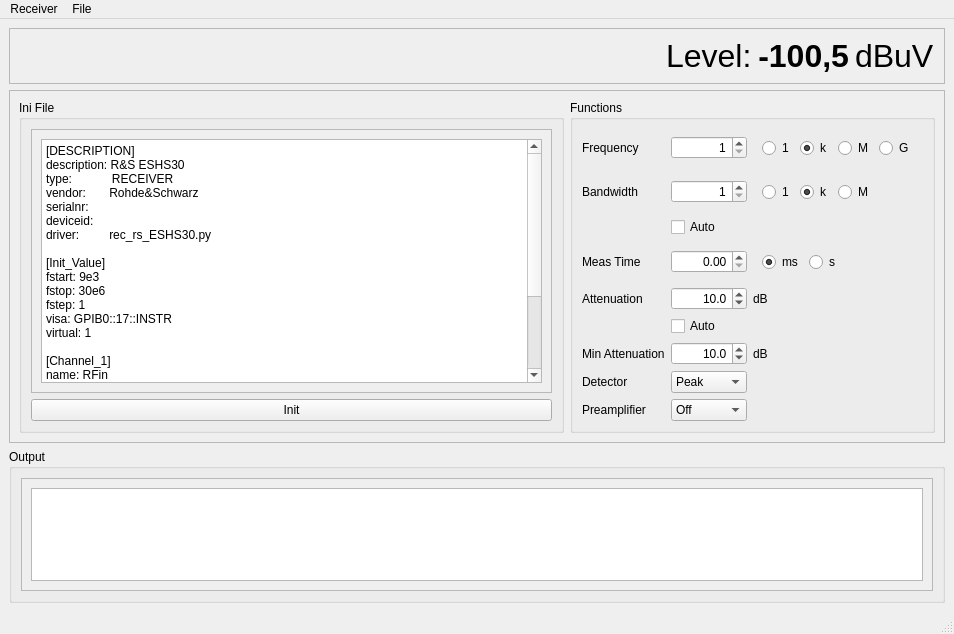
<?xml version="1.0" encoding="UTF-8"?>
<ui version="4.0">
 <class>MainWindow</class>
 <widget class="QMainWindow" name="MainWindow">
  <property name="geometry">
   <rect>
    <x>0</x>
    <y>0</y>
    <width>954</width>
    <height>634</height>
   </rect>
  </property>
  <property name="windowTitle">
   <string>MainWindow</string>
  </property>
  <widget class="QWidget" name="centralwidget">
   <layout class="QVBoxLayout" name="verticalLayout_2">
    <item>
     <widget class="QFrame" name="frame_3">
      <property name="frameShape">
       <enum>QFrame::Shape::StyledPanel</enum>
      </property>
      <property name="frameShadow">
       <enum>QFrame::Shadow::Raised</enum>
      </property>
      <layout class="QHBoxLayout" name="horizontalLayout_6">
       <item>
        <spacer name="horizontalSpacer">
         <property name="orientation">
          <enum>Qt::Orientation::Horizontal</enum>
         </property>
         <property name="sizeHint" stdset="0">
          <size>
           <width>40</width>
           <height>20</height>
          </size>
         </property>
        </spacer>
       </item>
       <item>
        <widget class="QLabel" name="label_8">
         <property name="font">
          <font>
           <pointsize>24</pointsize>
          </font>
         </property>
         <property name="text">
          <string>Level:</string>
         </property>
        </widget>
       </item>
       <item>
        <widget class="QLabel" name="label_level">
         <property name="sizePolicy">
          <sizepolicy hsizetype="Preferred" vsizetype="Preferred">
           <horstretch>0</horstretch>
           <verstretch>0</verstretch>
          </sizepolicy>
         </property>
         <property name="font">
          <font>
           <pointsize>24</pointsize>
           <bold>true</bold>
          </font>
         </property>
         <property name="text">
          <string>-100,5</string>
         </property>
         <property name="textFormat">
          <enum>Qt::TextFormat::PlainText</enum>
         </property>
         <property name="alignment">
          <set>Qt::AlignmentFlag::AlignRight|Qt::AlignmentFlag::AlignTrailing|Qt::AlignmentFlag::AlignVCenter</set>
         </property>
        </widget>
       </item>
       <item>
        <widget class="QLabel" name="label_levelunit">
         <property name="font">
          <font>
           <pointsize>24</pointsize>
          </font>
         </property>
         <property name="text">
          <string>dBuV</string>
         </property>
        </widget>
       </item>
      </layout>
     </widget>
    </item>
    <item>
     <widget class="QFrame" name="frame_2">
      <property name="frameShape">
       <enum>QFrame::Shape::StyledPanel</enum>
      </property>
      <property name="frameShadow">
       <enum>QFrame::Shadow::Raised</enum>
      </property>
      <layout class="QHBoxLayout" name="horizontalLayout_2">
       <item>
        <widget class="QGroupBox" name="groupBox">
         <property name="title">
          <string>Ini File</string>
         </property>
         <layout class="QVBoxLayout" name="verticalLayout">
          <item>
           <widget class="QScrollArea" name="scrollArea">
            <property name="widgetResizable">
             <bool>true</bool>
            </property>
            <widget class="QWidget" name="scrollAreaWidgetContents">
             <property name="geometry">
              <rect>
               <x>0</x>
               <y>0</y>
               <width>425</width>
               <height>258</height>
              </rect>
             </property>
             <layout class="QGridLayout" name="gridLayout_2">
              <item row="0" column="0">
               <widget class="QPlainTextEdit" name="plainTextEdit_ini">
                <property name="plainText">
                 <string>[DESCRIPTION]
description: R&amp;S ESHS30
type:            RECEIVER
vendor:       Rohde&amp;Schwarz
serialnr:
deviceid:
driver:         rec_rs_ESHS30.py

[Init_Value]
fstart: 9e3
fstop: 30e6
fstep: 1
visa: GPIB0::17::INSTR
virtual: 1

[Channel_1]
name: RFin
min_attenuation: 10
meas_time: 0.05
preamplifier: on
unit: Watt
attenuation: auto
rbw: auto
detector: PEAK</string>
                </property>
               </widget>
              </item>
             </layout>
            </widget>
           </widget>
          </item>
          <item>
           <widget class="QPushButton" name="pushButton_init">
            <property name="text">
             <string>Init</string>
            </property>
           </widget>
          </item>
         </layout>
        </widget>
       </item>
       <item>
        <widget class="QGroupBox" name="groupBox_2">
         <property name="title">
          <string>Functions</string>
         </property>
         <layout class="QGridLayout" name="gridLayout_4">
          <item row="4" column="0">
           <widget class="QLabel" name="label_3">
            <property name="text">
             <string>Meas Time</string>
            </property>
            <property name="buddy">
             <cstring>doubleSpinBox_meastime</cstring>
            </property>
           </widget>
          </item>
          <item row="0" column="1">
           <widget class="QDoubleSpinBox" name="doubleSpinBox_freq">
            <property name="alignment">
             <set>Qt::AlignmentFlag::AlignRight|Qt::AlignmentFlag::AlignTrailing|Qt::AlignmentFlag::AlignVCenter</set>
            </property>
            <property name="decimals">
             <number>0</number>
            </property>
            <property name="minimum">
             <double>1.000000000000000</double>
            </property>
            <property name="maximum">
             <double>1000.000000000000000</double>
            </property>
           </widget>
          </item>
          <item row="2" column="0">
           <widget class="QLabel" name="label_2">
            <property name="text">
             <string>Bandwidth</string>
            </property>
            <property name="buddy">
             <cstring>doubleSpinBox_rbw</cstring>
            </property>
           </widget>
          </item>
          <item row="0" column="0">
           <widget class="QLabel" name="label">
            <property name="text">
             <string>Frequency</string>
            </property>
            <property name="buddy">
             <cstring>doubleSpinBox_freq</cstring>
            </property>
           </widget>
          </item>
          <item row="5" column="1">
           <widget class="QDoubleSpinBox" name="doubleSpinBox_att">
            <property name="alignment">
             <set>Qt::AlignmentFlag::AlignRight|Qt::AlignmentFlag::AlignTrailing|Qt::AlignmentFlag::AlignVCenter</set>
            </property>
            <property name="decimals">
             <number>1</number>
            </property>
            <property name="maximum">
             <double>200.000000000000000</double>
            </property>
            <property name="value">
             <double>10.000000000000000</double>
            </property>
           </widget>
          </item>
          <item row="7" column="0">
           <widget class="QLabel" name="label_7">
            <property name="text">
             <string>Min Attenuation</string>
            </property>
            <property name="buddy">
             <cstring>doubleSpinBox_minatt</cstring>
            </property>
           </widget>
          </item>
          <item row="5" column="2">
           <widget class="QLabel" name="label_10">
            <property name="text">
             <string>dB</string>
            </property>
           </widget>
          </item>
          <item row="7" column="2">
           <widget class="QLabel" name="label_11">
            <property name="text">
             <string>dB</string>
            </property>
           </widget>
          </item>
          <item row="4" column="1">
           <widget class="QDoubleSpinBox" name="doubleSpinBox_meastime">
            <property name="alignment">
             <set>Qt::AlignmentFlag::AlignRight|Qt::AlignmentFlag::AlignTrailing|Qt::AlignmentFlag::AlignVCenter</set>
            </property>
            <property name="decimals">
             <number>2</number>
            </property>
            <property name="minimum">
             <double>0.000000000000000</double>
            </property>
            <property name="maximum">
             <double>1000.000000000000000</double>
            </property>
           </widget>
          </item>
          <item row="4" column="2" alignment="Qt::AlignmentFlag::AlignLeft">
           <widget class="QWidget" name="widget_3" native="true">
            <layout class="QHBoxLayout" name="horizontalLayout_5">
             <item>
              <widget class="QRadioButton" name="radioButton_meastime_ms">
               <property name="text">
                <string>ms</string>
               </property>
               <property name="checked">
                <bool>true</bool>
               </property>
              </widget>
             </item>
             <item>
              <widget class="QRadioButton" name="radioButton_meastime_s">
               <property name="text">
                <string>s</string>
               </property>
              </widget>
             </item>
            </layout>
           </widget>
          </item>
          <item row="9" column="0">
           <widget class="QLabel" name="label_5">
            <property name="text">
             <string>Preamplifier</string>
            </property>
            <property name="buddy">
             <cstring>comboBox_preamp</cstring>
            </property>
           </widget>
          </item>
          <item row="2" column="1">
           <widget class="QDoubleSpinBox" name="doubleSpinBox_rbw">
            <property name="alignment">
             <set>Qt::AlignmentFlag::AlignRight|Qt::AlignmentFlag::AlignTrailing|Qt::AlignmentFlag::AlignVCenter</set>
            </property>
            <property name="decimals">
             <number>0</number>
            </property>
            <property name="minimum">
             <double>1.000000000000000</double>
            </property>
            <property name="maximum">
             <double>1000.000000000000000</double>
            </property>
           </widget>
          </item>
          <item row="8" column="1">
           <widget class="QComboBox" name="comboBox_detec">
            <item>
             <property name="text">
              <string>Peak</string>
             </property>
            </item>
            <item>
             <property name="text">
              <string>Average</string>
             </property>
            </item>
            <item>
             <property name="text">
              <string>QPeak</string>
             </property>
            </item>
           </widget>
          </item>
          <item row="0" column="2" colspan="3" alignment="Qt::AlignmentFlag::AlignLeft">
           <widget class="QWidget" name="widget" native="true">
            <layout class="QHBoxLayout" name="horizontalLayout_3">
             <item>
              <widget class="QRadioButton" name="radioButton_freq_1">
               <property name="text">
                <string>1</string>
               </property>
              </widget>
             </item>
             <item>
              <widget class="QRadioButton" name="radioButton_freq_k">
               <property name="text">
                <string>k</string>
               </property>
               <property name="checked">
                <bool>true</bool>
               </property>
              </widget>
             </item>
             <item>
              <widget class="QRadioButton" name="radioButton_freq_M">
               <property name="text">
                <string>M</string>
               </property>
              </widget>
             </item>
             <item>
              <widget class="QRadioButton" name="radioButton_freq_G">
               <property name="text">
                <string>G</string>
               </property>
              </widget>
             </item>
            </layout>
           </widget>
          </item>
          <item row="2" column="2" colspan="3" alignment="Qt::AlignmentFlag::AlignLeft">
           <widget class="QWidget" name="widget_2" native="true">
            <layout class="QHBoxLayout" name="horizontalLayout_4">
             <item>
              <widget class="QRadioButton" name="radioButton_rbw_1">
               <property name="text">
                <string>1</string>
               </property>
              </widget>
             </item>
             <item>
              <widget class="QRadioButton" name="radioButton_rbw_k">
               <property name="text">
                <string>k</string>
               </property>
               <property name="checked">
                <bool>true</bool>
               </property>
              </widget>
             </item>
             <item>
              <widget class="QRadioButton" name="radioButton_rbw_M">
               <property name="text">
                <string>M</string>
               </property>
              </widget>
             </item>
            </layout>
           </widget>
          </item>
          <item row="8" column="0">
           <widget class="QLabel" name="label_4">
            <property name="text">
             <string>Detector</string>
            </property>
            <property name="buddy">
             <cstring>comboBox_detec</cstring>
            </property>
           </widget>
          </item>
          <item row="5" column="0">
           <widget class="QLabel" name="label_6">
            <property name="text">
             <string>Attenuation</string>
            </property>
            <property name="buddy">
             <cstring>doubleSpinBox_att</cstring>
            </property>
           </widget>
          </item>
          <item row="9" column="1">
           <widget class="QComboBox" name="comboBox_preamp">
            <item>
             <property name="text">
              <string>Off</string>
             </property>
            </item>
            <item>
             <property name="text">
              <string>On</string>
             </property>
            </item>
           </widget>
          </item>
          <item row="7" column="1">
           <widget class="QDoubleSpinBox" name="doubleSpinBox_minatt">
            <property name="alignment">
             <set>Qt::AlignmentFlag::AlignRight|Qt::AlignmentFlag::AlignTrailing|Qt::AlignmentFlag::AlignVCenter</set>
            </property>
            <property name="decimals">
             <number>1</number>
            </property>
            <property name="maximum">
             <double>200.000000000000000</double>
            </property>
            <property name="value">
             <double>10.000000000000000</double>
            </property>
           </widget>
          </item>
          <item row="3" column="1">
           <widget class="QCheckBox" name="checkBox_rbw_auto">
            <property name="text">
             <string>Auto</string>
            </property>
           </widget>
          </item>
          <item row="6" column="1">
           <widget class="QCheckBox" name="checkBox_att_auto">
            <property name="text">
             <string>Auto</string>
            </property>
           </widget>
          </item>
         </layout>
        </widget>
       </item>
      </layout>
     </widget>
    </item>
    <item>
     <widget class="QGroupBox" name="groupBox_3">
      <property name="title">
       <string>Output</string>
      </property>
      <layout class="QGridLayout" name="gridLayout_3">
       <item row="1" column="0">
        <widget class="QScrollArea" name="scrollArea_2">
         <property name="widgetResizable">
          <bool>true</bool>
         </property>
         <widget class="QWidget" name="scrollAreaWidgetContents_2">
          <property name="geometry">
           <rect>
            <x>0</x>
            <y>0</y>
            <width>898</width>
            <height>98</height>
           </rect>
          </property>
          <layout class="QGridLayout" name="gridLayout">
           <item row="0" column="0">
            <widget class="QPlainTextEdit" name="plainTextEdit_output"/>
           </item>
          </layout>
         </widget>
        </widget>
       </item>
      </layout>
     </widget>
    </item>
   </layout>
  </widget>
  <widget class="QMenuBar" name="menubar">
   <property name="geometry">
    <rect>
     <x>0</x>
     <y>0</y>
     <width>954</width>
     <height>33</height>
    </rect>
   </property>
   <widget class="QMenu" name="menuReceiver">
    <property name="title">
     <string>Receiver</string>
    </property>
    <addaction name="actionInfo"/>
    <addaction name="separator"/>
    <addaction name="actionQuit"/>
   </widget>
   <widget class="QMenu" name="menuFile">
    <property name="title">
     <string>File</string>
    </property>
    <addaction name="actionOpen_Ini_File"/>
   </widget>
   <addaction name="menuReceiver"/>
   <addaction name="menuFile"/>
  </widget>
  <widget class="QStatusBar" name="statusbar"/>
  <action name="actionInfo">
   <property name="text">
    <string>Info</string>
   </property>
  </action>
  <action name="actionQuit">
   <property name="text">
    <string>Quit</string>
   </property>
  </action>
  <action name="actionOpen_Ini_File">
   <property name="text">
    <string>Open Ini-File</string>
   </property>
  </action>
 </widget>
 <tabstops>
  <tabstop>plainTextEdit_ini</tabstop>
  <tabstop>pushButton_init</tabstop>
  <tabstop>plainTextEdit_output</tabstop>
  <tabstop>doubleSpinBox_freq</tabstop>
  <tabstop>radioButton_freq_1</tabstop>
  <tabstop>radioButton_freq_k</tabstop>
  <tabstop>radioButton_freq_M</tabstop>
  <tabstop>radioButton_freq_G</tabstop>
  <tabstop>doubleSpinBox_rbw</tabstop>
  <tabstop>radioButton_rbw_1</tabstop>
  <tabstop>radioButton_rbw_k</tabstop>
  <tabstop>radioButton_rbw_M</tabstop>
  <tabstop>doubleSpinBox_meastime</tabstop>
  <tabstop>radioButton_meastime_ms</tabstop>
  <tabstop>radioButton_meastime_s</tabstop>
  <tabstop>doubleSpinBox_att</tabstop>
  <tabstop>doubleSpinBox_minatt</tabstop>
  <tabstop>comboBox_detec</tabstop>
  <tabstop>comboBox_preamp</tabstop>
  <tabstop>scrollArea</tabstop>
  <tabstop>scrollArea_2</tabstop>
 </tabstops>
 <resources/>
 <connections/>
</ui>
